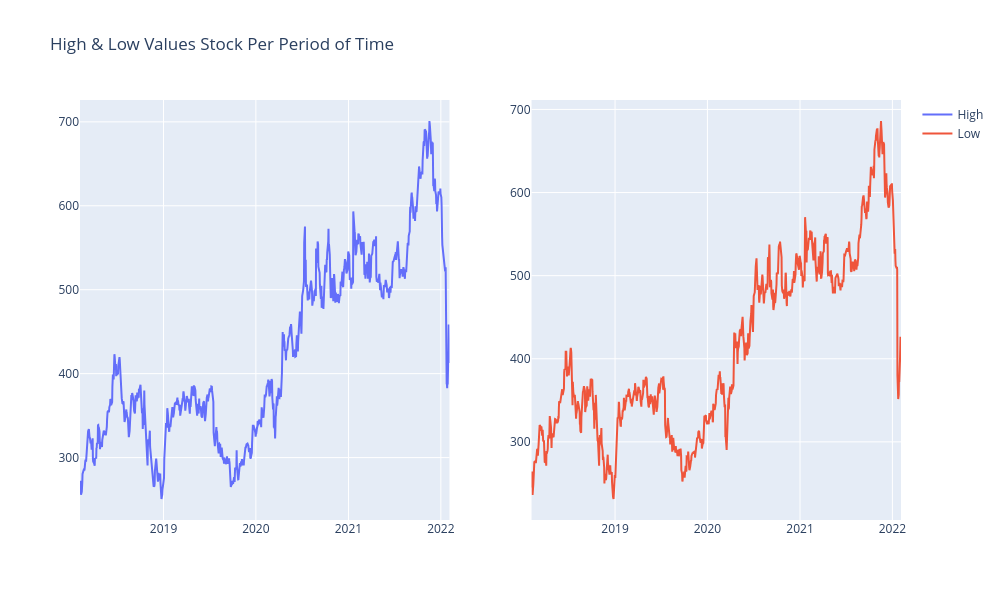

Notebook code cell kept with this figure:
### Code cell
fig = make_subplots(rows=1, cols=2)
fig.add_trace(
    go.Scatter(x=df.index, y=df.High, name='High'),
    row=1, col=1
)

fig.add_trace(
    go.Scatter(x=df.index, y=df.Low, name='Low'),
    row=1, col=2
)

fig.update_layout(height=600, width=1000, title_text = 'High & Low Values Stock Per Period of Time')
fig.show()

### Figure 1 — Plotly figure (JSON) as saved in the notebook; plotly's stock layout.template omitted (floating-point values rounded to 4 significant figures; data arrays with more than 128 entries replaced by an {"elided": "..."} marker saying what was removed)
{"data": [{"name": "High", "type": "scatter", "x": {"elided": "1009 str values"}, "xaxis": "x", "y": {"elided": "1009 float values"}, "yaxis": "y"}, {"name": "Low", "type": "scatter", "x": {"elided": "1009 str values"}, "xaxis": "x2", "y": {"elided": "1009 float values"}, "yaxis": "y2"}], "layout": {"height": 600, "title": {"text": "High & Low Values Stock Per Period of Time"}, "width": 1000, "xaxis": {"anchor": "y", "autorange": true, "domain": [0, 0.45], "range": ["2018-02-05", "2022-02-04"], "type": "date"}, "xaxis2": {"anchor": "y2", "autorange": true, "domain": [0.55, 1], "range": ["2018-02-05", "2022-02-04"], "type": "date"}, "yaxis": {"anchor": "x", "autorange": true, "domain": [0, 1], "range": [225.6, 726.0], "type": "linear"}, "yaxis2": {"anchor": "x2", "autorange": true, "domain": [0, 1], "range": [206.0, 711.4], "type": "linear"}}}
